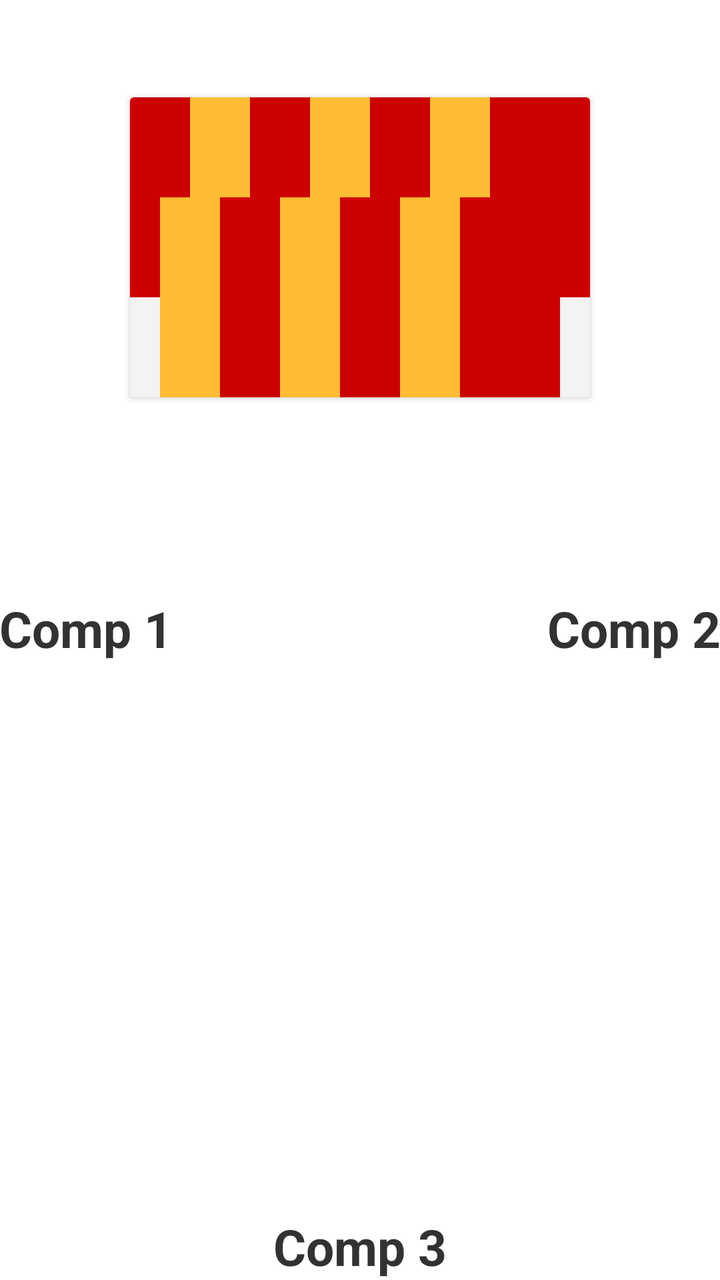
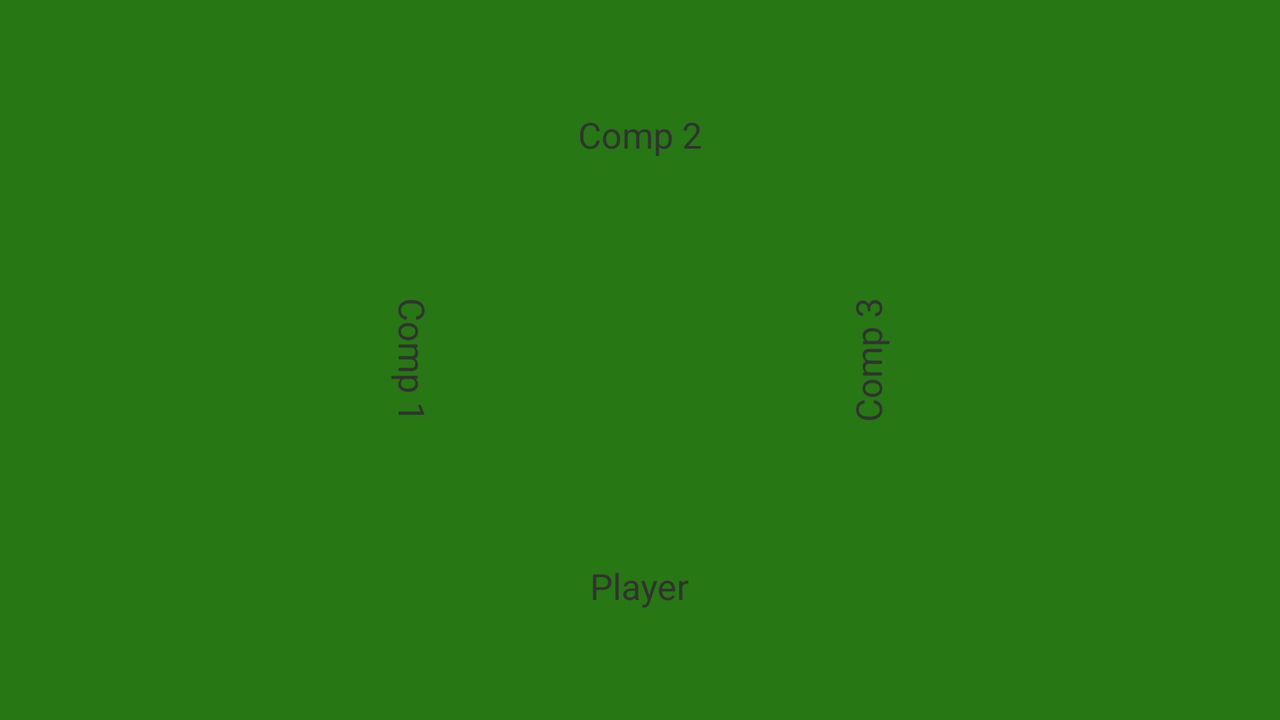

Compare how this app lays out the same screen by default and in its alternative resource folder. The renders come first, then the two layout files and the values they reference.
<!-- AndroidManifest.xml: activity theme AppTheme.NoActionBar -->
<!-- res/layout/activity_main.xml -->
<?xml version="1.0" encoding="utf-8"?>
<LinearLayout xmlns:android="http://schemas.android.com/apk/res/android"
    xmlns:tools="http://schemas.android.com/tools"
    android:layout_width="match_parent"
    android:layout_height="match_parent"
    android:orientation="vertical"
    android:paddingBottom="@dimen/activity_vertical_margin"
    android:paddingLeft="@dimen/activity_horizontal_margin"
    android:paddingRight="@dimen/activity_horizontal_margin"
    android:paddingTop="@dimen/activity_vertical_margin"
    tools:context=".activities.MainActivity">

    <TextView
        android:id="@+id/player_name"
        android:layout_width="wrap_content"
        android:layout_height="wrap_content"
        android:layout_gravity="left"
        android:textSize="25sp"
        android:textStyle="bold" />

    <android.support.v7.widget.CardView
        android:id="@+id/player_hand"
        android:layout_width="wrap_content"
        android:layout_height="wrap_content"
        android:layout_gravity="center"
        android:layout_marginTop="15dp"
        android:background="@android:color/holo_blue_bright">

        <ImageButton
            android:id="@+id/card_1"
            android:layout_width="50dp"
            android:layout_height="100dp"
            android:background="@android:color/holo_red_dark"
            android:scaleType="fitXY" />

        <ImageButton
            android:id="@+id/card_2"
            android:layout_width="50dp"
            android:layout_height="100dp"
            android:layout_marginLeft="30dp"
            android:layout_marginTop="0dp"
            android:background="@android:color/holo_orange_light"
            android:scaleType="fitXY" />

        <ImageButton
            android:id="@+id/card_3"
            android:layout_width="50dp"
            android:layout_height="100dp"
            android:layout_marginLeft="60dp"
            android:layout_marginTop="0dp"
            android:background="@android:color/holo_red_dark"
            android:scaleType="fitXY" />

        <ImageButton
            android:id="@+id/card_4"
            android:layout_width="50dp"
            android:layout_height="100dp"
            android:layout_marginLeft="90dp"
            android:layout_marginTop="0dp"
            android:background="@android:color/holo_orange_light"
            android:scaleType="fitXY" />

        <ImageButton
            android:id="@+id/card_5"
            android:layout_width="50dp"
            android:layout_height="100dp"
            android:layout_marginLeft="120dp"
            android:layout_marginTop="0dp"
            android:background="@android:color/holo_red_dark"
            android:scaleType="fitXY" />

        <ImageButton
            android:id="@+id/card_6"
            android:layout_width="50dp"
            android:layout_height="100dp"
            android:layout_marginLeft="150dp"
            android:layout_marginTop="0dp"
            android:background="@android:color/holo_orange_light"
            android:scaleType="fitXY" />

        <ImageButton
            android:id="@+id/card_7"
            android:layout_width="50dp"
            android:layout_height="100dp"
            android:layout_marginLeft="180dp"
            android:layout_marginTop="0dp"
            android:background="@android:color/holo_red_dark"
            android:scaleType="fitStart" />

        <ImageButton
            android:id="@+id/card_8"
            android:layout_marginLeft="15dp"
            android:layout_marginTop="50dp"
            android:layout_width="50dp"
            android:layout_height="100dp"
            android:background="@android:color/holo_orange_light"
            android:scaleType="fitXY" />

        <ImageButton
            android:id="@+id/card_9"
            android:layout_marginTop="50dp"
            android:layout_width="50dp"
            android:layout_height="100dp"
            android:layout_marginLeft="45dp"
            android:background="@android:color/holo_red_dark"
            android:scaleType="fitXY" />

        <ImageButton
            android:id="@+id/card_10"
            android:layout_width="50dp"
            android:layout_height="100dp"
            android:layout_marginLeft="75dp"
            android:layout_marginTop="50dp"
            android:background="@android:color/holo_orange_light"
            android:scaleType="fitXY" />

        <ImageButton
            android:id="@+id/card_11"
            android:layout_width="50dp"
            android:layout_height="100dp"
            android:layout_marginLeft="105dp"
            android:layout_marginTop="50dp"
            android:background="@android:color/holo_red_dark"
            android:scaleType="fitXY" />

        <ImageButton
            android:id="@+id/card_12"
            android:layout_width="50dp"
            android:layout_height="100dp"
            android:layout_marginLeft="135dp"
            android:layout_marginTop="50dp"
            android:background="@android:color/holo_orange_light"
            android:scaleType="fitXY" />

        <ImageButton
            android:id="@+id/card_13"
            android:layout_width="50dp"
            android:layout_height="100dp"
            android:layout_marginLeft="165dp"
            android:layout_marginTop="50dp"
            android:background="@android:color/holo_red_dark"
            android:scaleType="fitXY" />

    </android.support.v7.widget.CardView>

    <TextView
        android:id="@+id/test_view"
        android:layout_width="wrap_content"
        android:layout_height="wrap_content"
        android:layout_gravity="center"
        android:layout_marginTop="15dp"
        android:textSize="25sp"
        android:textStyle="bold" />

    <RelativeLayout
        android:id="@+id/relative_layout"
        android:layout_width="wrap_content"
        android:layout_height="wrap_content"
        android:layout_marginTop="50dp">

        <TextView
            android:id="@+id/computer1_name"
            android:layout_width="wrap_content"
            android:layout_height="wrap_content"
            android:text="Comp 1"
            android:textSize="25sp"
            android:textStyle="bold" />

        <TextView
            android:id="@+id/computer2_name"
            android:layout_width="wrap_content"
            android:layout_height="wrap_content"
            android:layout_alignParentEnd="true"
            android:layout_alignParentRight="true"
            android:text="Comp 2"
            android:textSize="25sp"
            android:textStyle="bold" />

        <TextView
            android:id="@+id/computer3_name"
            android:layout_width="wrap_content"
            android:layout_height="wrap_content"
            android:layout_alignParentBottom="true"
            android:layout_centerHorizontal="true"
            android:gravity="center"
            android:text="Comp 3"
            android:textSize="25sp"
            android:textStyle="bold" />

    </RelativeLayout>

</LinearLayout>
<!-- resources referenced by this layout -->
<resources>
  <style name="AppTheme.NoActionBar" parent="android:Theme.Holo.Light.DarkActionBar">
          <item name="windowActionBar">false</item>
          <item name="windowNoTitle">true</item>
      </style>
</resources>
<!-- res/layout-land/activity_main.xml (the author's variant of the layout above) -->
<!-- drawn on the phone turned sideways -->
<?xml version="1.0" encoding="utf-8"?>
<FrameLayout xmlns:android="http://schemas.android.com/apk/res/android"
    xmlns:tools="http://schemas.android.com/tools"
    android:layout_width="match_parent"
    android:layout_height="match_parent"
    android:background="#277714"
    tools:context=".activities.MainActivity">

    <Button
        android:id="@+id/pass_cards_button"
        android:layout_width="wrap_content"
        android:layout_height="wrap_content"
        android:layout_gravity="center"
        android:layout_marginTop="100dp"
        android:onClick="clickedPassCards"
        android:text="Pass three cards"
        android:textSize="24sp"
        android:textStyle="bold"
        android:visibility="invisible" />

    

    <RelativeLayout
        android:layout_width="250dp"
        android:layout_height="250dp"
        android:layout_gravity="center">

        <TextView
            android:id="@+id/player_name"
            android:layout_width="wrap_content"
            android:layout_height="wrap_content"
            android:layout_alignParentBottom="true"
            android:layout_centerInParent="true"
            android:textSize="18sp"
            android:text="Player"
            />

        <TextView
            android:id="@+id/computer1_name"
            android:layout_width="wrap_content"
            android:layout_height="wrap_content"
            android:layout_alignParentLeft="true"
            android:layout_centerInParent="true"
            android:rotation="90"
            android:layout_marginLeft="-20dp"
            android:textSize="18sp"
            android:text="Comp 1"
            />

        <TextView
            android:id="@+id/computer2_name"
            android:layout_width="wrap_content"
            android:layout_height="wrap_content"
            android:layout_alignParentTop="true"
            android:layout_centerInParent="true"
            android:textSize="18sp"
            android:text="Comp 2"
            />

        <TextView
            android:id="@+id/computer3_name"
            android:layout_width="wrap_content"
            android:layout_height="wrap_content"
            android:layout_alignParentRight="true"
            android:layout_centerInParent="true"
            android:rotation="270"
            android:layout_marginRight="-20dp"
            android:textSize="18sp"
            android:text="Comp 3"
            />

        <ImageView
            android:id="@+id/played_suit"
            android:layout_width="50dp"
            android:layout_height="50dp"
            android:layout_centerInParent="true"/>

        <ImageView
            android:id="@+id/player_card"
            android:layout_width="45dp"
            android:layout_height="75dp"
            android:layout_below="@+id/played_suit"
            android:layout_centerHorizontal="true"/>

        <ImageView
            android:id="@+id/computer1_card"
            android:layout_width="45dp"
            android:layout_height="75dp"
            android:layout_marginRight="10dp"
            android:rotation="-90"
            android:layout_toLeftOf="@+id/played_suit"
            android:layout_centerVertical="true"/>

        <ImageView
            android:id="@+id/computer2_card"
            android:layout_width="45dp"
            android:layout_height="75dp"
            android:layout_above="@+id/played_suit"
            android:layout_centerHorizontal="true"/>

        <ImageView
            android:id="@+id/computer3_card"
            android:layout_width="45dp"
            android:layout_height="75dp"
            android:layout_marginLeft="10dp"
            android:rotation="90"
            android:layout_toRightOf="@+id/played_suit"
            android:layout_centerVertical="true"/>
    </RelativeLayout>

    

    <ImageView
        android:id="@+id/card_1"
        android:layout_width="60dp"
        android:layout_height="100dp"
        android:layout_gravity="bottom|center"
        android:layout_marginBottom="-40dp"
        android:layout_marginLeft="-200dp"
        android:src="@drawable/back" />

    <ImageView
        android:id="@+id/card_2"
        android:layout_width="60dp"
        android:layout_height="100dp"
        android:layout_gravity="bottom|center"
        android:layout_marginBottom="-40dp"
        android:layout_marginLeft="-170dp"
        android:src="@drawable/back" />

    <ImageView
        android:id="@+id/card_3"
        android:layout_width="60dp"
        android:layout_height="100dp"
        android:layout_gravity="bottom|center"
        android:layout_marginBottom="-40dp"
        android:layout_marginLeft="-140dp"
        android:src="@drawable/back" />

    <ImageView
        android:id="@+id/card_4"
        android:layout_width="60dp"
        android:layout_height="100dp"
        android:layout_gravity="bottom|center"
        android:layout_marginBottom="-40dp"
        android:layout_marginLeft="-110dp"
        android:src="@drawable/back" />

    <ImageView
        android:id="@+id/card_5"
        android:layout_width="60dp"
        android:layout_height="100dp"
        android:layout_gravity="bottom|center"
        android:layout_marginBottom="-40dp"
        android:layout_marginLeft="-80dp"
        android:src="@drawable/back" />

    <ImageView
        android:id="@+id/card_6"
        android:layout_width="60dp"
        android:layout_height="100dp"
        android:layout_gravity="bottom|center"
        android:layout_marginBottom="-40dp"
        android:layout_marginLeft="-50dp"
        android:src="@drawable/back" />

    <ImageView
        android:id="@+id/card_7"
        android:layout_width="60dp"
        android:layout_height="100dp"
        android:layout_gravity="bottom|center"
        android:layout_marginBottom="-40dp"
        android:layout_marginLeft="-20dp"
        android:src="@drawable/back" />

    <ImageView
        android:id="@+id/card_8"
        android:layout_width="60dp"
        android:layout_height="100dp"
        android:layout_gravity="bottom|center"
        android:layout_marginBottom="-40dp"
        android:layout_marginLeft="10dp"
        android:src="@drawable/back" />

    <ImageView
        android:id="@+id/card_9"
        android:layout_width="60dp"
        android:layout_height="100dp"
        android:layout_gravity="bottom|center"
        android:layout_marginBottom="-40dp"
        android:layout_marginLeft="40dp"
        android:src="@drawable/back" />

    <ImageView
        android:id="@+id/card_10"
        android:layout_width="60dp"
        android:layout_height="100dp"
        android:layout_gravity="bottom|center"
        android:layout_marginBottom="-40dp"
        android:layout_marginLeft="70dp"
        android:src="@drawable/back" />

    <ImageView
        android:id="@+id/card_11"
        android:layout_width="60dp"
        android:layout_height="100dp"
        android:layout_gravity="bottom|center"
        android:layout_marginBottom="-40dp"
        android:layout_marginLeft="100dp"
        android:src="@drawable/back" />

    <ImageView
        android:id="@+id/card_12"
        android:layout_width="60dp"
        android:layout_height="100dp"
        android:layout_gravity="bottom|center"
        android:layout_marginBottom="-40dp"
        android:layout_marginLeft="130dp"
        android:src="@drawable/back" />

    <ImageView
        android:id="@+id/card_13"
        android:layout_width="60dp"
        android:layout_height="100dp"
        android:layout_gravity="bottom|center"
        android:layout_marginBottom="-40dp"
        android:layout_marginLeft="160dp"
        android:src="@drawable/back" />

    

    <ImageView
        android:id="@+id/cardLeft1"
        android:layout_width="60dp"
        android:layout_height="100dp"
        android:layout_gravity="center|left"
        android:layout_marginBottom="-60dp"
        android:layout_marginLeft="-50dp"
        android:rotation="90"
        android:src="@drawable/back" />

    <ImageView
        android:id="@+id/cardLeft2"
        android:layout_width="60dp"
        android:layout_height="100dp"
        android:layout_gravity="center|left"
        android:layout_marginBottom="-50dp"
        android:layout_marginLeft="-50dp"
        android:rotation="90"
        android:src="@drawable/back" />

    <ImageView
        android:id="@+id/cardLeft3"
        android:layout_width="60dp"
        android:layout_height="100dp"
        android:layout_gravity="center|left"
        android:layout_marginBottom="-40dp"
        android:layout_marginLeft="-50dp"
        android:rotation="90"
        android:src="@drawable/back" />

    <ImageView
        android:id="@+id/cardLeft4"
        android:layout_width="60dp"
        android:layout_height="100dp"
        android:layout_gravity="center|left"
        android:layout_marginBottom="-30dp"
        android:layout_marginLeft="-50dp"
        android:rotation="90"
        android:src="@drawable/back" />

    <ImageView
        android:id="@+id/cardLeft5"
        android:layout_width="60dp"
        android:layout_height="100dp"
        android:layout_gravity="center|left"
        android:layout_marginBottom="-20dp"
        android:layout_marginLeft="-50dp"
        android:rotation="90"
        android:src="@drawable/back" />

    <ImageView
        android:id="@+id/cardLeft6"
        android:layout_width="60dp"
        android:layout_height="100dp"
        android:layout_gravity="center|left"
        android:layout_marginBottom="-10dp"
        android:layout_marginLeft="-50dp"
        android:rotation="90"
        android:src="@drawable/back" />

    <ImageView
        android:id="@+id/cardLeft7"
        android:layout_width="60dp"
        android:layout_height="100dp"
        android:layout_gravity="center|left"
        android:layout_marginBottom="0dp"
        android:layout_marginLeft="-50dp"
        android:rotation="90"
        android:src="@drawable/back" />

    <ImageView
        android:id="@+id/cardLeft8"
        android:layout_width="60dp"
        android:layout_height="100dp"
        android:layout_gravity="center|left"
        android:layout_marginBottom="10dp"
        android:layout_marginLeft="-50dp"
        android:rotation="90"
        android:src="@drawable/back" />

    <ImageView
        android:id="@+id/cardLeft9"
        android:layout_width="60dp"
        android:layout_height="100dp"
        android:layout_gravity="center|left"
        android:layout_marginBottom="20dp"
        android:layout_marginLeft="-50dp"
        android:rotation="90"
        android:src="@drawable/back" />

    <ImageView
        android:id="@+id/cardLeft10"
        android:layout_width="60dp"
        android:layout_height="100dp"
        android:layout_gravity="center|left"
        android:layout_marginBottom="30dp"
        android:layout_marginLeft="-50dp"
        android:rotation="90"
        android:src="@drawable/back" />

    <ImageView
        android:id="@+id/cardLeft11"
        android:layout_width="60dp"
        android:layout_height="100dp"
        android:layout_gravity="center|left"
        android:layout_marginBottom="40dp"
        android:layout_marginLeft="-50dp"
        android:rotation="90"
        android:src="@drawable/back" />

    <ImageView
        android:id="@+id/cardLeft12"
        android:layout_width="60dp"
        android:layout_height="100dp"
        android:layout_gravity="center|left"
        android:layout_marginBottom="50dp"
        android:layout_marginLeft="-50dp"
        android:rotation="90"
        android:src="@drawable/back" />

    <ImageView
        android:id="@+id/cardLeft13"
        android:layout_width="60dp"
        android:layout_height="100dp"
        android:layout_gravity="center|left"
        android:layout_marginBottom="60dp"
        android:layout_marginLeft="-50dp"
        android:rotation="90"
        android:src="@drawable/back" />

    

    <ImageView
        android:id="@+id/cardTop1"
        android:layout_width="60dp"
        android:layout_height="100dp"
        android:layout_gravity="top|center"
        android:layout_marginLeft="-200dp"
        android:layout_marginTop="-70dp"
        android:src="@drawable/back" />

    <ImageView
        android:id="@+id/cardTop2"
        android:layout_width="60dp"
        android:layout_height="100dp"
        android:layout_gravity="top|center"
        android:layout_marginLeft="-170dp"
        android:layout_marginTop="-70dp"
        android:src="@drawable/back" />

    <ImageView
        android:id="@+id/cardTop3"
        android:layout_width="60dp"
        android:layout_height="100dp"
        android:layout_gravity="top|center"
        android:layout_marginLeft="-140dp"
        android:layout_marginTop="-70dp"
        android:src="@drawable/back" />

    <ImageView
        android:id="@+id/cardTop4"
        android:layout_width="60dp"
        android:layout_height="100dp"
        android:layout_gravity="top|center"
        android:layout_marginLeft="-110dp"
        android:layout_marginTop="-70dp"
        android:src="@drawable/back" />

    <ImageView
        android:id="@+id/cardTop5"
        android:layout_width="60dp"
        android:layout_height="100dp"
        android:layout_gravity="top|center"
        android:layout_marginLeft="-80dp"
        android:layout_marginTop="-70dp"
        android:src="@drawable/back" />

    <ImageView
        android:id="@+id/cardTop6"
        android:layout_width="60dp"
        android:layout_height="100dp"
        android:layout_gravity="top|center"
        android:layout_marginLeft="-50dp"
        android:layout_marginTop="-70dp"
        android:src="@drawable/back" />

    <ImageView
        android:id="@+id/cardTop7"
        android:layout_width="60dp"
        android:layout_height="100dp"
        android:layout_gravity="top|center"
        android:layout_marginLeft="-20dp"
        android:layout_marginTop="-70dp"
        android:src="@drawable/back" />

    <ImageView
        android:id="@+id/cardTop8"
        android:layout_width="60dp"
        android:layout_height="100dp"
        android:layout_gravity="top|center"
        android:layout_marginLeft="10dp"
        android:layout_marginTop="-70dp"
        android:src="@drawable/back" />

    <ImageView
        android:id="@+id/cardTop9"
        android:layout_width="60dp"
        android:layout_height="100dp"
        android:layout_gravity="top|center"
        android:layout_marginLeft="40dp"
        android:layout_marginTop="-70dp"
        android:src="@drawable/back" />

    <ImageView
        android:id="@+id/cardTop10"
        android:layout_width="60dp"
        android:layout_height="100dp"
        android:layout_gravity="top|center"
        android:layout_marginLeft="70dp"
        android:layout_marginTop="-70dp"
        android:src="@drawable/back" />

    <ImageView
        android:id="@+id/cardTop11"
        android:layout_width="60dp"
        android:layout_height="100dp"
        android:layout_gravity="top|center"
        android:layout_marginLeft="100dp"
        android:layout_marginTop="-70dp"
        android:src="@drawable/back" />

    <ImageView
        android:id="@+id/cardTop12"
        android:layout_width="60dp"
        android:layout_height="100dp"
        android:layout_gravity="top|center"
        android:layout_marginLeft="130dp"
        android:layout_marginTop="-70dp"
        android:src="@drawable/back" />

    <ImageView
        android:id="@+id/cardTop13"
        android:layout_width="60dp"
        android:layout_height="100dp"
        android:layout_gravity="top|center"
        android:layout_marginLeft="160dp"
        android:layout_marginTop="-70dp"
        android:src="@drawable/back" />

    

    <ImageView
        android:id="@+id/cardRight1"
        android:layout_width="60dp"
        android:layout_height="100dp"
        android:layout_gravity="center|right"
        android:layout_marginBottom="-60dp"
        android:layout_marginRight="-50dp"
        android:rotation="90"
        android:src="@drawable/back" />

    <ImageView
        android:id="@+id/cardRight2"
        android:layout_width="60dp"
        android:layout_height="100dp"
        android:layout_below="@+id/cardLeft1"
        android:layout_gravity="center|right"
        android:layout_marginBottom="-50dp"
        android:layout_marginRight="-50dp"
        android:rotation="90"
        android:src="@drawable/back" />

    <ImageView
        android:id="@+id/cardRight3"
        android:layout_width="60dp"
        android:layout_height="100dp"
        android:layout_gravity="center|right"
        android:layout_marginBottom="-40dp"
        android:layout_marginRight="-50dp"
        android:rotation="90"
        android:src="@drawable/back" />

    <ImageView
        android:id="@+id/cardRight4"
        android:layout_width="60dp"
        android:layout_height="100dp"
        android:layout_gravity="center|right"
        android:layout_marginBottom="-30dp"
        android:layout_marginRight="-50dp"
        android:rotation="90"
        android:src="@drawable/back" />

    <ImageView
        android:id="@+id/cardRight5"
        android:layout_width="60dp"
        android:layout_height="100dp"
        android:layout_gravity="center|right"
        android:layout_marginBottom="-20dp"
        android:layout_marginRight="-50dp"
        android:rotation="90"
        android:src="@drawable/back" />

    <ImageView
        android:id="@+id/cardRight6"
        android:layout_width="60dp"
        android:layout_height="100dp"
        android:layout_gravity="center|right"
        android:layout_marginBottom="-10dp"
        android:layout_marginRight="-50dp"
        android:rotation="90"
        android:src="@drawable/back" />

    <ImageView
        android:id="@+id/cardRight7"
        android:layout_width="60dp"
        android:layout_height="100dp"
        android:layout_gravity="center|right"
        android:layout_marginBottom="0dp"
        android:layout_marginRight="-50dp"
        android:rotation="90"
        android:src="@drawable/back" />

    <ImageView
        android:id="@+id/cardRight8"
        android:layout_width="60dp"
        android:layout_height="100dp"
        android:layout_gravity="center|right"
        android:layout_marginBottom="10dp"
        android:layout_marginRight="-50dp"
        android:rotation="90"
        android:src="@drawable/back" />

    <ImageView
        android:id="@+id/cardRight9"
        android:layout_width="60dp"
        android:layout_height="100dp"
        android:layout_gravity="center|right"
        android:layout_marginBottom="20dp"
        android:layout_marginRight="-50dp"
        android:rotation="90"
        android:src="@drawable/back" />

    <ImageView
        android:id="@+id/cardRight10"
        android:layout_width="60dp"
        android:layout_height="100dp"
        android:layout_gravity="center|right"
        android:layout_marginBottom="30dp"
        android:layout_marginRight="-50dp"
        android:rotation="90"
        android:src="@drawable/back" />

    <ImageView
        android:id="@+id/cardRight11"
        android:layout_width="60dp"
        android:layout_height="100dp"
        android:layout_gravity="center|right"
        android:layout_marginBottom="40dp"
        android:layout_marginRight="-50dp"
        android:rotation="90"
        android:src="@drawable/back" />

    <ImageView
        android:id="@+id/cardRight12"
        android:layout_width="60dp"
        android:layout_height="100dp"
        android:layout_gravity="center|right"
        android:layout_marginBottom="50dp"
        android:layout_marginRight="-50dp"
        android:rotation="90"
        android:src="@drawable/back" />

    <ImageView
        android:id="@+id/cardRight13"
        android:layout_width="60dp"
        android:layout_height="100dp"
        android:layout_gravity="center|right"
        android:layout_marginBottom="60dp"
        android:layout_marginRight="-50dp"
        android:rotation="90"
        android:src="@drawable/back" />


</FrameLayout>
